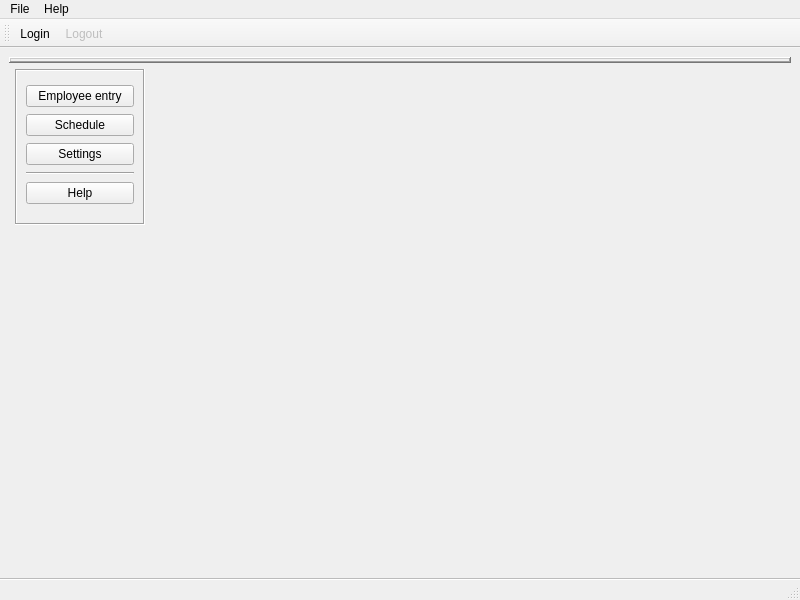
<?xml version="1.0" encoding="UTF-8"?>
<ui version="4.0">
 <class>Controller</class>
 <widget class="QMainWindow" name="Controller">
  <property name="geometry">
   <rect>
    <x>0</x>
    <y>0</y>
    <width>800</width>
    <height>600</height>
   </rect>
  </property>
  <property name="windowTitle">
   <string>MainWindow</string>
  </property>
  <property name="styleSheet">
   <string notr="true">QStatusBar#statusbar {
border-top: 2px solid #bbb;
border-style: groove;
}</string>
  </property>
  <widget class="QWidget" name="centralwidget">
   <layout class="QGridLayout" name="gridLayout">
    <item row="0" column="0" colspan="3">
     <widget class="QFrame" name="page_path_frame">
      <property name="sizePolicy">
       <sizepolicy hsizetype="Preferred" vsizetype="Maximum">
        <horstretch>0</horstretch>
        <verstretch>0</verstretch>
       </sizepolicy>
      </property>
      <property name="font">
       <font>
        <family>Iosevka</family>
       </font>
      </property>
      <property name="contextMenuPolicy">
       <enum>Qt::NoContextMenu</enum>
      </property>
      <property name="layoutDirection">
       <enum>Qt::LeftToRight</enum>
      </property>
      <property name="frameShape">
       <enum>QFrame::WinPanel</enum>
      </property>
      <property name="frameShadow">
       <enum>QFrame::Raised</enum>
      </property>
      <property name="midLineWidth">
       <number>0</number>
      </property>
      <layout class="QHBoxLayout" name="horizontalLayout_2">
       <property name="spacing">
        <number>0</number>
       </property>
       <property name="sizeConstraint">
        <enum>QLayout::SetDefaultConstraint</enum>
       </property>
       <property name="leftMargin">
        <number>0</number>
       </property>
       <property name="topMargin">
        <number>0</number>
       </property>
       <property name="rightMargin">
        <number>0</number>
       </property>
       <property name="bottomMargin">
        <number>0</number>
       </property>
       <item>
        <layout class="QHBoxLayout" name="page_path_layout">
         <property name="spacing">
          <number>4</number>
         </property>
         <property name="sizeConstraint">
          <enum>QLayout::SetDefaultConstraint</enum>
         </property>
         <property name="leftMargin">
          <number>2</number>
         </property>
         <property name="topMargin">
          <number>1</number>
         </property>
         <property name="rightMargin">
          <number>2</number>
         </property>
         <property name="bottomMargin">
          <number>1</number>
         </property>
        </layout>
       </item>
      </layout>
     </widget>
    </item>
    <item row="1" column="2" rowspan="4">
     <widget class="QStackedWidget" name="page_view"/>
    </item>
    <item row="1" column="1">
     <widget class="QStackedWidget" name="NavPages">
      <property name="sizePolicy">
       <sizepolicy hsizetype="Maximum" vsizetype="Maximum">
        <horstretch>0</horstretch>
        <verstretch>0</verstretch>
       </sizepolicy>
      </property>
      <property name="minimumSize">
       <size>
        <width>130</width>
        <height>156</height>
       </size>
      </property>
      <property name="currentIndex">
       <number>0</number>
      </property>
      <widget class="QWidget" name="NavPage_1">
       <property name="sizePolicy">
        <sizepolicy hsizetype="Minimum" vsizetype="Minimum">
         <horstretch>0</horstretch>
         <verstretch>0</verstretch>
        </sizepolicy>
       </property>
       <layout class="QGridLayout" name="gridLayout_4">
        <property name="leftMargin">
         <number>0</number>
        </property>
        <property name="topMargin">
         <number>0</number>
        </property>
        <property name="rightMargin">
         <number>0</number>
        </property>
        <property name="bottomMargin">
         <number>0</number>
        </property>
        <property name="spacing">
         <number>6</number>
        </property>
        <item row="0" column="0" alignment="Qt::AlignTop">
         <widget class="QFrame" name="NavPagesFrame">
          <property name="sizePolicy">
           <sizepolicy hsizetype="Minimum" vsizetype="Preferred">
            <horstretch>0</horstretch>
            <verstretch>0</verstretch>
           </sizepolicy>
          </property>
          <property name="minimumSize">
           <size>
            <width>118</width>
            <height>156</height>
           </size>
          </property>
          <property name="maximumSize">
           <size>
            <width>16777215</width>
            <height>16777215</height>
           </size>
          </property>
          <property name="contextMenuPolicy">
           <enum>Qt::NoContextMenu</enum>
          </property>
          <property name="layoutDirection">
           <enum>Qt::LeftToRight</enum>
          </property>
          <property name="frameShape">
           <enum>QFrame::Box</enum>
          </property>
          <property name="frameShadow">
           <enum>QFrame::Sunken</enum>
          </property>
          <layout class="QVBoxLayout" name="verticalLayout_2" stretch="0,0,0,0,0">
           <property name="spacing">
            <number>2</number>
           </property>
           <property name="sizeConstraint">
            <enum>QLayout::SetDefaultConstraint</enum>
           </property>
           <item>
            <widget class="QPushButton" name="open_ControlPannelBtn">
             <property name="text">
              <string>Employee entry</string>
             </property>
            </widget>
           </item>
           <item>
            <widget class="QPushButton" name="open_LoadBtn">
             <property name="text">
              <string>Schedule</string>
             </property>
            </widget>
           </item>
           <item>
            <widget class="QPushButton" name="open_SettingsBtn">
             <property name="text">
              <string>Settings</string>
             </property>
            </widget>
           </item>
           <item>
            <widget class="Line" name="line_2">
             <property name="orientation">
              <enum>Qt::Horizontal</enum>
             </property>
            </widget>
           </item>
           <item>
            <widget class="QPushButton" name="open_HelpBtn">
             <property name="text">
              <string>Help</string>
             </property>
            </widget>
           </item>
          </layout>
         </widget>
        </item>
       </layout>
      </widget>
     </widget>
    </item>
   </layout>
  </widget>
  <widget class="QMenuBar" name="menubar">
   <property name="geometry">
    <rect>
     <x>0</x>
     <y>0</y>
     <width>800</width>
     <height>22</height>
    </rect>
   </property>
   <widget class="QMenu" name="menuFile">
    <property name="title">
     <string>File</string>
    </property>
   </widget>
   <widget class="QMenu" name="menuHelp">
    <property name="title">
     <string>Help</string>
    </property>
   </widget>
   <addaction name="menuFile"/>
   <addaction name="menuHelp"/>
  </widget>
  <widget class="QStatusBar" name="statusbar"/>
  <widget class="QToolBar" name="toolBar">
   <property name="windowTitle">
    <string>toolBar</string>
   </property>
   <property name="layoutDirection">
    <enum>Qt::LeftToRight</enum>
   </property>
   <property name="orientation">
    <enum>Qt::Horizontal</enum>
   </property>
   <attribute name="toolBarArea">
    <enum>TopToolBarArea</enum>
   </attribute>
   <attribute name="toolBarBreak">
    <bool>false</bool>
   </attribute>
   <addaction name="actionLogin"/>
   <addaction name="actionLogout"/>
  </widget>
  <action name="actionLogin">
   <property name="text">
    <string>Login</string>
   </property>
  </action>
  <action name="actionLogout">
   <property name="enabled">
    <bool>false</bool>
   </property>
   <property name="text">
    <string>Logout</string>
   </property>
  </action>
 </widget>
 <resources/>
 <connections/>
</ui>
